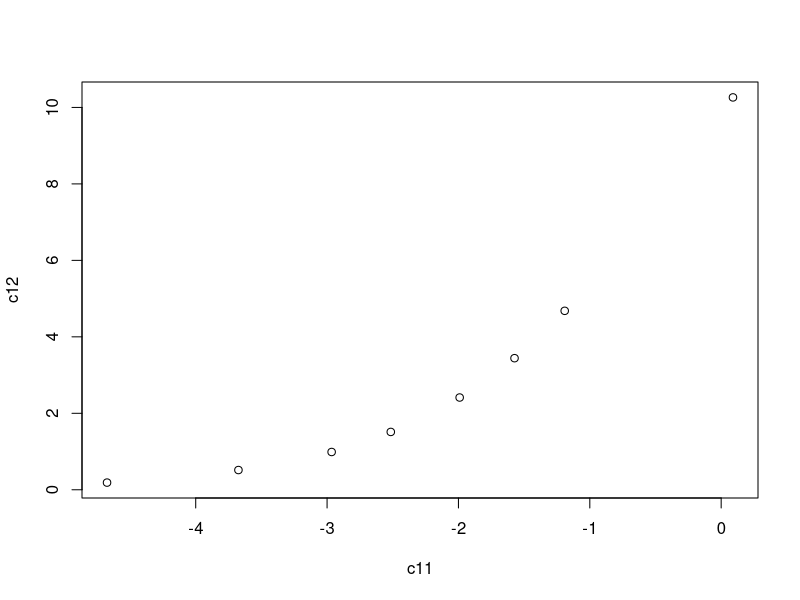
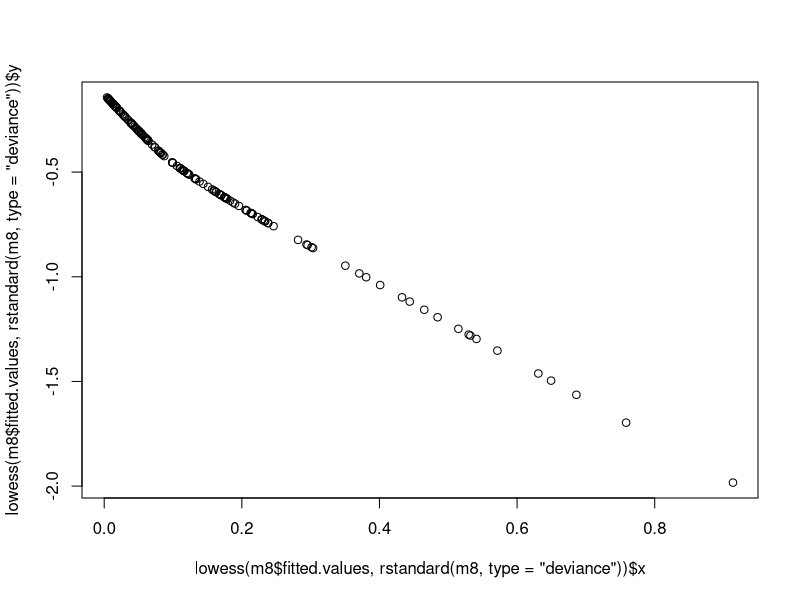
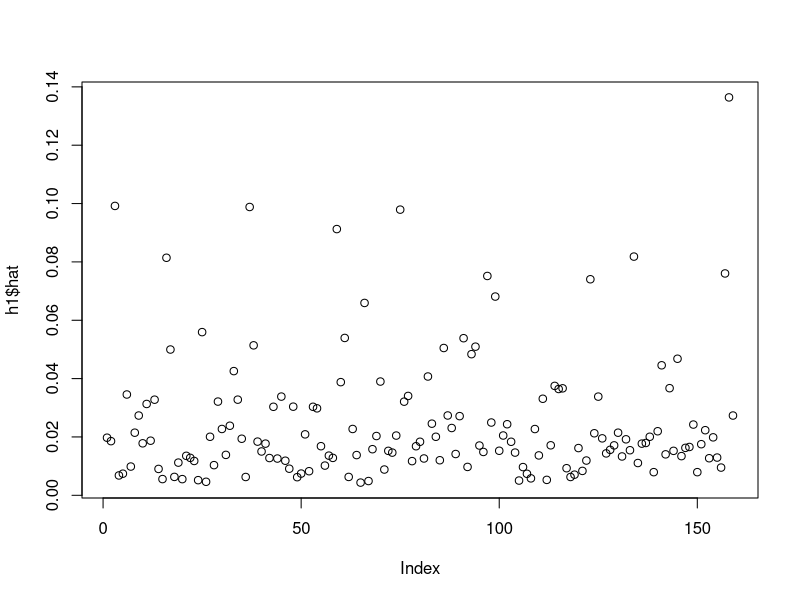
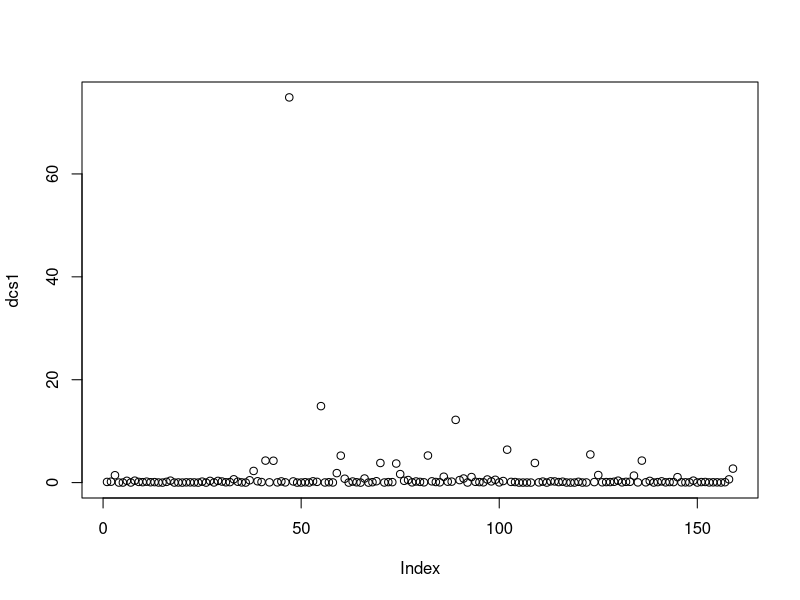
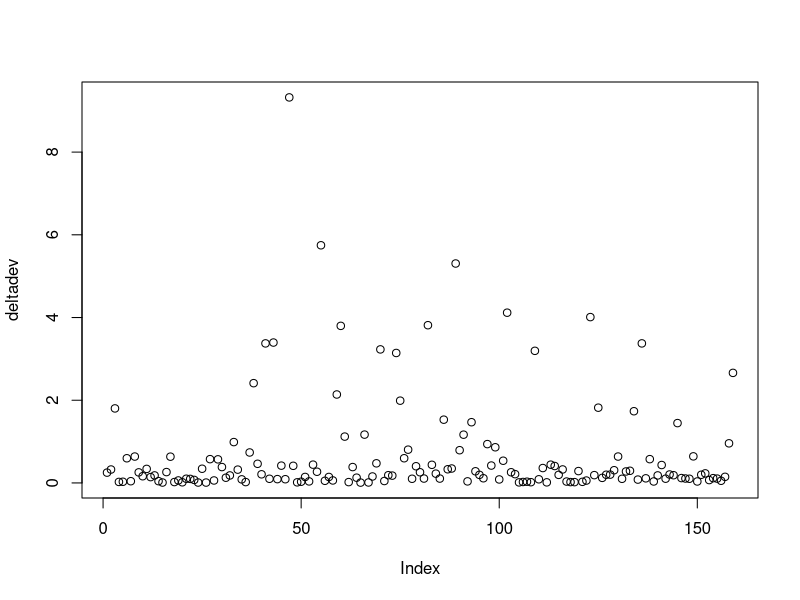
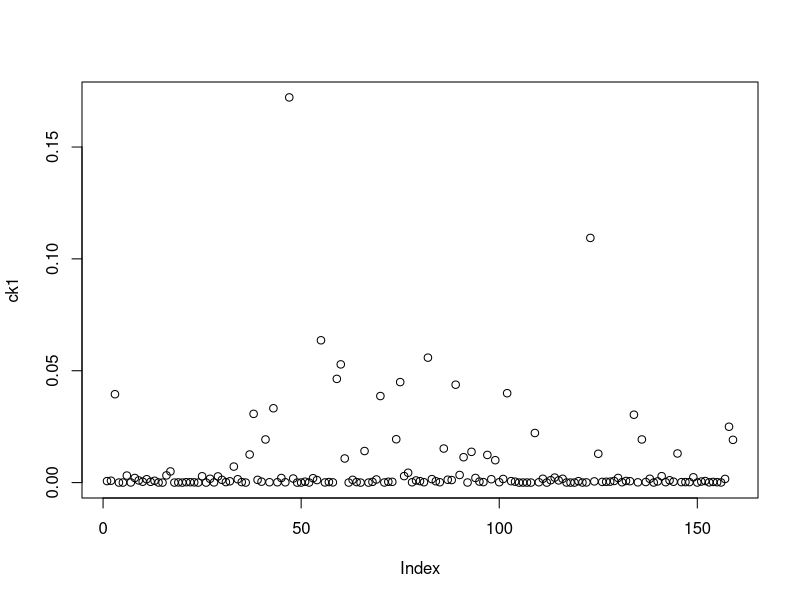
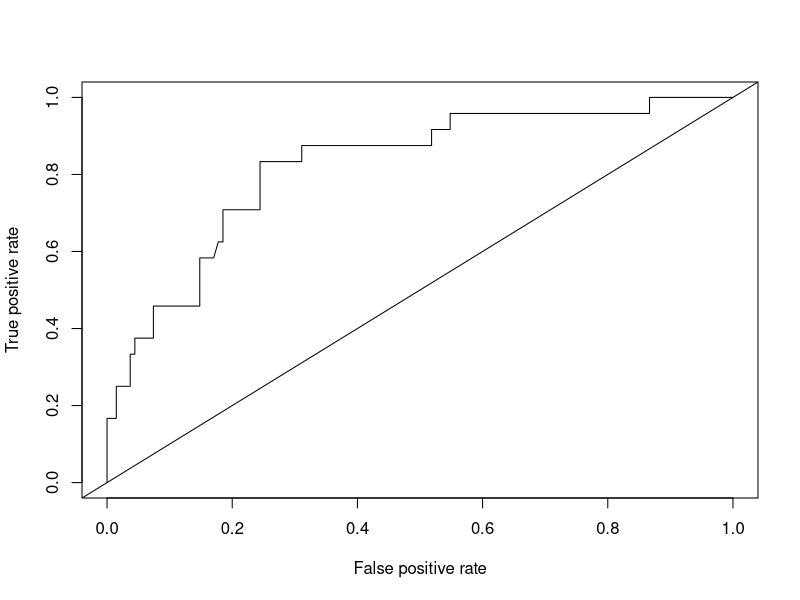

Generate these figures, in order, with R:
## ---- chunk 1
knitr::opts_chunk$set(echo = TRUE)
## ---- chunk 2

library(data.table)
flu=fread("flue.txt")
setnames(flu,c("y","x1","x2","x3"))

## ---- chunk 3
m1=glm(y~.,family = binomial(link = "logit"),data=flu)
m1

## ---- chunk 4
exp(m1$coefficients[2])
# The odds of a person getting a flue shot (when X2 and X3 are constant in the model) is increased by 1.075 with each unit value increase in X1
exp(m1$coefficients[3])
# The odds of a person getting a flue shot (when X1 and X3 are constant in the model) is increased by 0.9057 with each unit value increase in X2
exp(m1$coefficients[4])
# The odds of a person getting a flue shot (when X1 and X2 are constant in the model) is increased by 1.54338 with each unit value increase in X3
## ---- chunk 5
## male so X3=1
r1=predict.glm(m1,newdata =data.frame(x1=55,x2=60,x3=1))
print(r1)
r2=exp(r1)
print(r2)

## this is the probability
y_i=r2/(1+r2)
print(y_i)
## ---- chunk 6
z095=qnorm(0.975) # 1.955
sm1=summary(m1)
b1=sm1$coefficients[2,1]
sd_b1=sm1$coefficients[2,2]

confint_b1=c((b1-(z095*sd_b1)),(b1+(z095*sd_b1)))

#odds for 1 year change is 
exp(confint_b1)
#odds for 30 year change is
exp(confint_b1*30)

b2=sm1$coefficients[3,1]
sd_b2=sm1$coefficients[3,2]

confint_b2=c((b2-(z095*sd_b2)),(b2+(z095*sd_b2)))

#odds for 1 unit change is 
exp(confint_b2)
#odds for 25 unit change is
exp(confint_b2*25)

## exp(30*b1) is the odds in favor of taking flueshot when the change in age is 30 given other parametes are constant

## exp(25*b2) is the odds in favor of taking flueshot when the change in health awareness is 25 given other parametes are constant
## ---- chunk 7
l_full=sum(flu$y*log(m1$fitted.values))+sum((1-flu$y)*log(1-m1$fitted.values))
m2=glm(y~x1+x2,family = binomial(link = "logit"),data=flu)
l_reduced=sum(flu$y*log(m2$fitted.values))+sum((1-flu$y)*log(1-m2$fitted.values))
G_2 = -2*(l_reduced-l_full)
print(G_2)
## ---- chunk 8
# reduced model is already defined as m2
l_reduced=sum(flu$y*log(m2$fitted.values))+sum((1-flu$y)*log(1-m2$fitted.values))

# fulll model
m3=glm(y~poly(x1,2)+poly(x2,2)+x1*x2,family = binomial(link = "logit"),data=flu)
l_full=sum(flu$y*log(m3$fitted.values))+sum((1-flu$y)*log(1-m3$fitted.values))
G_2 = -2*(l_reduced-l_full)
print(G_2) 
## ---- chunk 9
add1(glm(y~1,data = flu,family = binomial("logit")),scope=~x1+x2+x3,test = "Chisq",data=flu)
# x1 goes in the first step
add1(glm(y~x1,data = flu,family = binomial("logit")),scope=~x2+x3+.^2,test = "Chisq",data=flu)
#x2 goes here
add1(glm(y~x1+x2,data = flu,family = binomial("logit")),scope=~x3+.^2,test = "Chisq",data=flu)
#nothing else
## ---- chunk 10
m123=glm(y~x1+x2+x3+poly(x1,2)+poly(x2,2)+x1*x2,data = flu,family = binomial("logit"))
drop1(m123,test = "Chisq")
#drop x1^2
m123=glm(y~x1+x2+x3+poly(x2,2)+x1*x2,data = flu,family = binomial("logit"))
drop1(m123,test = "Chisq")
#drop x1*x2
m123=glm(y~x1+x2+x3+poly(x2,2),data = flu,family = binomial("logit"))
drop1(m123,test = "Chisq")
#drop x3
m123=glm(y~x1+x2+poly(x2,2),data = flu,family = binomial("logit"))
drop1(m123,test = "Chisq")
#x2^2 is dropped here
m123=glm(y~x1+x2,data = flu,family = binomial("logit"))
drop1(m123,test = "Chisq")
#none here
#part a is similar here - same terms
## ---- chunk 11
m123=glm(y~x1+x2+x3+poly(x1,2)+poly(x2,2)+x1*x2,data = flu,family = binomial("logit"))
step(m123,direction = "backward",k=2)
# Gives the same result as part a and b
## ---- chunk 12
m123=glm(y~1,data = flu,family = binomial("logit"))
# k=log(n) is equvalent to sbc
step(m123,scope=~x1+x2+x3+.^2,direction = "forward",k=log(nrow(flu)))
# Gives the same result as part a and b
## ---- chunk 13
m8=glm(y~x1+x2,family = binomial(link = "logit"),data=flu)
lgit_val=log(m8$fitted.values/(1-m8$fitted.values))
o11=order(lgit_val) # order it by logit values
#divide into 8 groups but the group has only 159 so lets keep the first 19 and rest all 20

g1=lgit_val[o11[1:19]]
g11=sum(m8$fitted.values[o11[1:19]])
g10=19-sum(m8$fitted.values[o11[1:19]])
o011=sum(flu$y[o11[1:19]])
o010=19-o011

g2=lgit_val[o11[20:39]]
g21=sum(m8$fitted.values[o11[20:39]])
g20=20-sum(m8$fitted.values[o11[20:39]])
o21=sum(flu$y[o11[20:39]])
o20=20-o21

g3=lgit_val[o11[40:59]]
g31=sum(m8$fitted.values[o11[40:59]])
g30=20-sum(m8$fitted.values[o11[40:59]])
o31=sum(flu$y[o11[40:59]])
o30=20-o31

g4=lgit_val[o11[60:79]]
g41=sum(m8$fitted.values[o11[60:79]])
g40=20-sum(m8$fitted.values[o11[60:79]])
o41=sum(flu$y[o11[60:79]])
o40=20-o41

g5=lgit_val[o11[80:99]]
g51=sum(m8$fitted.values[o11[80:99]])
g50=20-g51
o51=sum(flu$y[o11[80:99]])
o50=20-o51

g6=lgit_val[o11[100:119]]
g61=sum(m8$fitted.values[o11[100:119]])
g60=20-g61
o61=sum(flu$y[o11[100:119]])
o60=19-o61

g7=lgit_val[o11[120:139]]
g71=sum(m8$fitted.values[o11[120:139]])
g70=20-g71
o71=sum(flu$y[o11[120:139]])
o70=20-o71

g8=lgit_val[o11[140:159]]
g81=sum(m8$fitted.values[o11[140:159]])
g80=20-g81
o81=sum(flu$y[o11[140:159]])
o80=20-o81

c11=c(mean(g1),mean(g2),mean(g3),mean(g4),mean(g5),mean(g6),mean(g7),mean(g8))

c12=c(g11,g21,g31,g41,g51,g61,g71,g81)
c13=c(g10,g20,g30,g40,g50,g60,g70,g80)

plot(c11,c12)


o111=c(o011,o21,o31,o41,o51,o61,o71,o81)
o110=c(o010,o20,o30,o40,o50,o60,o70,o80)


# the plot seems to sigmodial, with maximum slope at the center and tails spread out,slop
## ---- chunk 14
chisq_1=sum((o111-c12)^2/(c12))+sum((o110-c13)^2/(c13))
## ---- chunk 15
qchisq(0.95,6)
## ---- chunk 16
#pvalue is  
1-pchisq(12.72676,6)
## ---- chunk 17
plot(lowess(m8$fitted.values,rstandard(m8,type="deviance")))
# the line is horizontal with almost zero intercept this indicate the model is correct, there are no significant deviations
## ---- chunk 18
h1=lm.influence(m1)
plot(h1$hat)
# there is outlier on the top right with a h1$hat >0.12
## ---- chunk 19
#stendised pearson residual
spr1= residuals.glm(m1, "pearson")/sqrt(1 - lm.influence(m1)$hat)


# delta chisquare statitic
dcs1=spr1^2
plot(dcs1)
# there seems to be a outlier as we can see 

#delta deviance statistic
deltadev = lm.influence(m1)$hat * (spr1^2) + (residuals.glm(m1,type="deviance"))^2  
plot(deltadev)

#one outlier
ck1=cooks.distance(m1)
plot(ck1)
# seems to be two outliers
## ---- chunk 20
p1=predict.glm(m1,newdata = data.frame(x1=65,x2=50,x3=0),se.fit = TRUE)
#alpha =0.10
ctval=qnorm(0.95)
lw1=p1$fit-(ctval*p1$se.fit)
up1=p1$fit+(ctval*p1$se.fit)


prlw=exp(lw1)/(1+exp(lw1))
prup=exp(up1)/(1+exp(up1))

#confidence Intervals
print(prlw)
print(prup)

#Interpretation
## at the given X values there is a 90% chance that the Expected value can be in the range of the following
## ---- chunk 21
cutoff<-seq(0.05,0.2, by=0.05)
risk<-m1$fitted.values
for(c1 in cutoff){
   pred.shot<-(risk>c1)
   enotd=table(pred.shot[flu$y==0])[2]/length(flu$y[flu$y==0])
   ewithd= table(pred.shot[flu$y==1])[1]/length(flu$y[flu$y==1])
   toterr=enotd+ewithd
   eror=round(c(c1,enotd,ewithd,toterr),2)
   print(eror)
}
## ---- chunk 22
library(ROCR)
pred <- prediction(m1$fitted.values, labels=flu$y )
perf <- performance(pred, "tpr", "fpr")
plot(perf)
abline(0,1)
# as we can see the area is maximum at some where 0.8 
